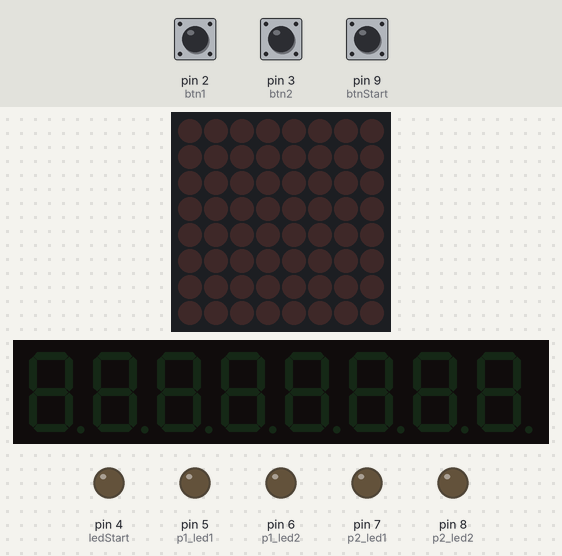
Bench run of a sketch on a simulated Arduino Uno, built with avr-gcc and run on an emulated ATmega328P. Shown: 8×8 LED matrix, 8-digit seven-segment display, output pins drawn as LEDs (lit = HIGH). Inputs (shaded band) come from the test bench; at power-on: pin 9 (btnStart) HIGH, pin 2 (btn1) HIGH, pin 3 (btn2) HIGH. Random numbers use the default seed unless the sketch sets one.

Above: at 1.2 s.
1.3 s: pin 9 (btnStart) pulled LOW for 0.15 s
At 1.7 s:
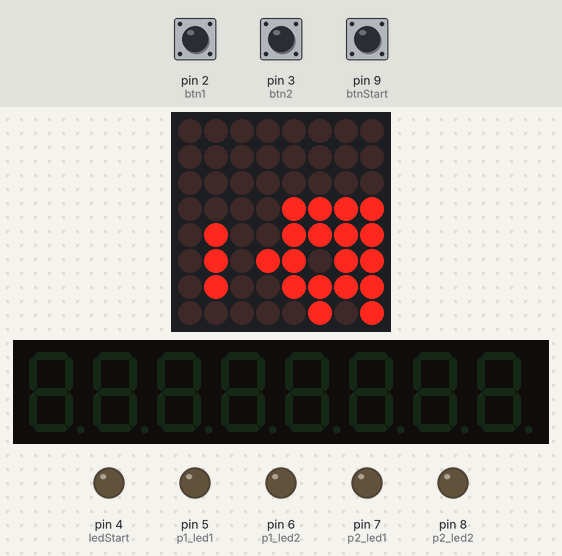
2.9 s: pin 9 (btnStart) pulled LOW for 1 s
At 4.3 s:
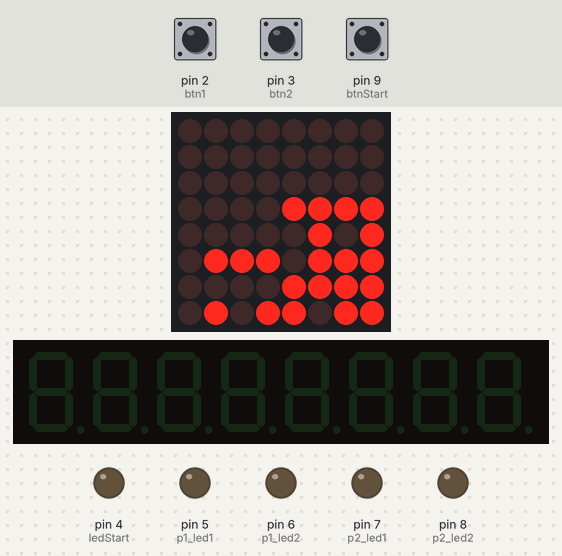
6.9 s: pin 9 (btnStart) pulled LOW for 0.15 s
At 7.6 s:
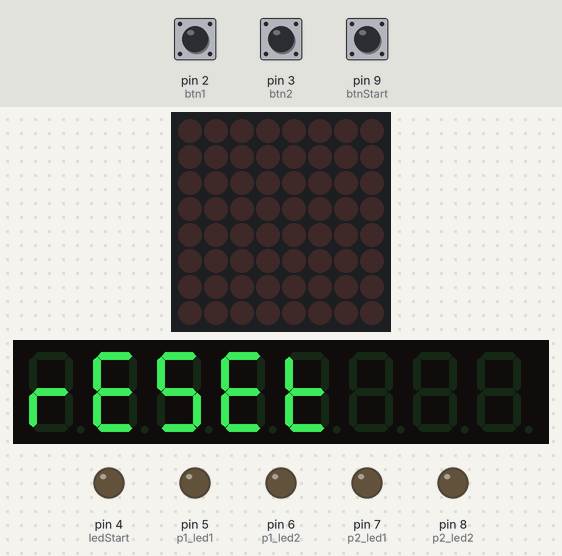
8.5 s: pin 9 (btnStart) pulled LOW for 3.2 s
At 12.7 s:
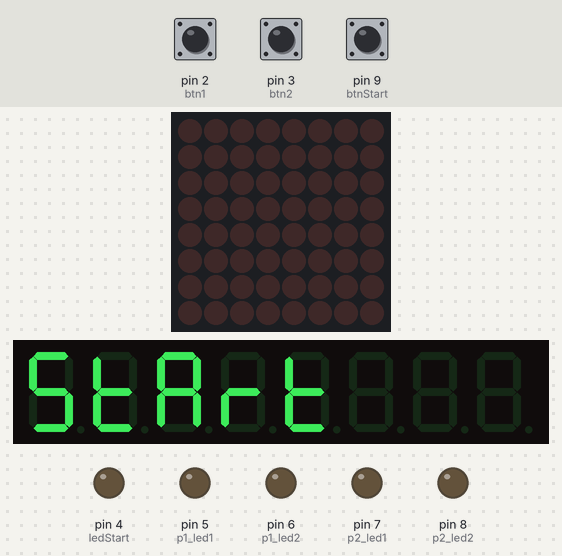
Timing chart, 0 to 21.3 s (numbered marks = the images above; inputs shaded):
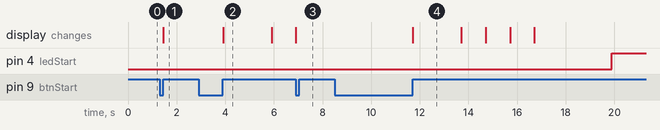

The sketch:

sterownik_led.ino
```cpp
#include <LedControl.h>

LedControl lc = LedControl(12, 10, 11, 1);  // data, clk, CS, number of displays

const int btn1 = 2;
const int btn2 = 3;
const int btnStart = 9;
const int ledStart = 4;
const int p1_led1 = 5;
const int p1_led2 = 6;
const int p2_led1 = 7;
const int p2_led2 = 8;

int score1 = 0;
int score2 = 0;

bool myDelay(unsigned long ms) {
  unsigned long start = millis();
  while (millis() - start < ms) {
    if (digitalRead(btnStart) == LOW) return true;
    delay(1);
  }
  return false;
}

void showNumber(unsigned long num, int startDigit) {
  if (num > 9999) num = 9999;
  for (int i = 0; i < 4; i++) {
    if (num == 0 && i > 0) {
      lc.setChar(0, startDigit + i, ' ', false);
    } else {
      lc.setDigit(0, startDigit + i, num % 10, false);
      num /= 10;
    }
  }
}

void updateLeds() {
  digitalWrite(p1_led1, score1 >= 1);
  digitalWrite(p1_led2, score1 >= 2);
  digitalWrite(p2_led1, score2 >= 1);
  digitalWrite(p2_led2, score2 >= 2);
}

void setup() {
  // btn default high
  pinMode(btn1, INPUT_PULLUP);
  pinMode(btn2, INPUT_PULLUP);
  pinMode(btnStart, INPUT_PULLUP);
  pinMode(ledStart, OUTPUT);
  pinMode(p1_led1, OUTPUT);
  pinMode(p1_led2, OUTPUT);
  pinMode(p2_led1, OUTPUT);
  pinMode(p2_led2, OUTPUT);

  lc.shutdown(0, false);  // wake up display
  lc.setIntensity(0, 8);
  lc.clearDisplay(0);

  randomSeed(analogRead(0));
}

void loop() {
  while (digitalRead(btnStart) == HIGH) {
    delay(10);
  }
  while (digitalRead(btnStart) == LOW) {
    delay(10);
  }

doReset:
  score1 = 0;
  score2 = 0;
  updateLeds();
  lc.clearDisplay(0);
  digitalWrite(ledStart, LOW);

  lc.setRow(0, 7, 0x05);  //r
  lc.setRow(0, 6, 0x4F);  //E
  lc.setRow(0, 5, 0x5B);  //S
  lc.setRow(0, 4, 0x4F);  //E
  lc.setRow(0, 3, 0x0F);  //t

  while (digitalRead(btnStart) == LOW) {
    delay(10);
  }
  while (digitalRead(btnStart) == HIGH) {
    delay(10);
  }
  while (digitalRead(btnStart) == LOW) {
    delay(10);
  }

  while (score1 < 2 && score2 < 2) {
    lc.clearDisplay(0);
    lc.setRow(0, 7, 0x5B);  //StArt
    lc.setRow(0, 6, 0x0F);
    lc.setRow(0, 5, 0x77);
    lc.setRow(0, 4, 0x05);
    lc.setRow(0, 3, 0x0F);

    if (myDelay(2000)) goto doReset;
    lc.clearDisplay(0);

    for (int i = 3; i >= 1; i--) {
      lc.setDigit(0, 7, i, false);
      if (myDelay(1000)) goto doReset;
    }
    lc.clearDisplay(0);

    unsigned long waitTime = random(2000, 5000);
    unsigned long startWait = millis();
    bool falseStart = false;

    while (millis() - startWait < waitTime) {
      if (digitalRead(btn1) == LOW) {
        score2++;
        falseStart = true;
        break;
      }
      if (digitalRead(btn2) == LOW) {
        score1++;
        falseStart = true;
        break;
      }
      if (digitalRead(btnStart) == LOW) goto doReset;
    }

    if (falseStart) {
      updateLeds();
      if (myDelay(2000)) goto doReset;
      while (digitalRead(btn1) == LOW || digitalRead(btn2) == LOW) {
        if (digitalRead(btnStart) == LOW) goto doReset;
        delay(10);
      }
      continue;
    }

    digitalWrite(ledStart, HIGH);
    unsigned long startT = millis();
    unsigned long t1 = 0;
    unsigned long t2 = 0;
    while (t1 == 0 || t2 == 0) {
      if (digitalRead(btn1) == LOW && t1 == 0) {
        t1 = millis() - startT;
      }
      if (digitalRead(btn2) == LOW && t2 == 0) {
        t2 = millis() - startT;
      }
      if (digitalRead(btnStart) == LOW) {
        digitalWrite(ledStart, LOW);
        goto doReset;
      }
    }

    digitalWrite(ledStart, LOW);
    if (t1 < t2) {
      score1++;
    } else if (t2 < t1) {
      score2++;
    }

    showNumber(t1, 4);
    showNumber(t2, 0);
    updateLeds();

    if (myDelay(3000)) goto doReset;

    while (digitalRead(btn1) == LOW || digitalRead(btn2) == LOW) {
      if (digitalRead(btnStart) == LOW) goto doReset;
      delay(10);
    }
  }

  lc.clearDisplay(0);
  lc.setRow(0, 7, 0x67);  //P
  lc.setDigit(0, 6, (score1 >= 2) ? 1 : 2, false);
  while (digitalRead(btnStart) == HIGH) {
    delay(10);
  }
  while (digitalRead(btnStart) == LOW) {
    delay(10);
  }
  goto doReset;
}
```

Measured:
- after the input at 1.3 s, the display: changes after 0.15 s (image 1)
- after the input at 2.9 s, the display: changes after 1.0 s (image 2)
- after the input at 8.5 s, pin 4 (ledStart): LOW → HIGH after 11.4 s; the display: changes after 3.2 s (image 4)
- what the display in image 2 shows lasts 2.0 s, from 3.9 s to 5.9 s
